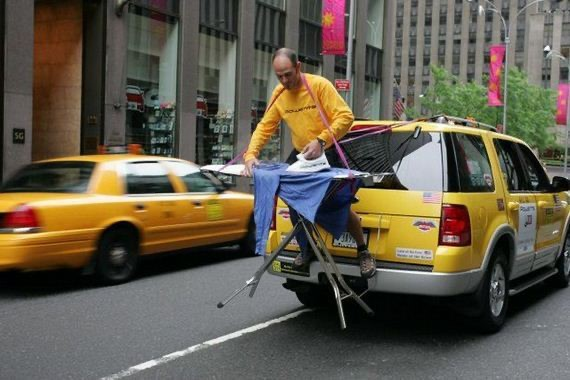
#> input picture llava/serve/examples/extreme_ironing.jpg, 570 x 380 px
$ python -i utils_stage3.py   (imports and definitions only)   (older library calls are emulated)
#> lines starting #> are read from the running program, lines starting #| are printed output that depends on the picture
#> further down, picture is the input picture: PIL image 570x380 RGB; mean R, G, B 99, 92, 76.8
"""
Stage 3 Utilities: Data Structures, Spatial Entropy, Patch Geometry Splitting, SAM3-SGAP, and Feature Slicing.
"""

from dataclasses import dataclass
from typing import List, Tuple, Optional
import math
import warnings
import numpy as np
from PIL import Image

# [1 line not run here, left out]

try:
    import cv2
except ImportError:
    cv2 = None

try:
    from skimage.segmentation import slic
    from skimage.measure import regionprops
    from skimage import graph
    import networkx as nx
    from sklearn.cluster import AgglomerativeClustering
    from sklearn.metrics import silhouette_score
    from sklearn.preprocessing import StandardScaler
except ImportError:
    slic = None
    regionprops = None
    graph = None
    nx = None
    AgglomerativeClustering = None
    silhouette_score = None
    StandardScaler = None


@dataclass
class BoundedPatch:
    """Represents a bounded patch satisfying max(W, H) <= 1024px."""
    img_idx: int
    box: Tuple[int, int, int, int]           # (x1, y1, x2, y2) in original image coordinates
    feature_vector: np.ndarray              # Pooled feature embedding [C] for Stage 4 reuse
    entropy: float
    confidence_score: Optional[float] = None # Composite confidence score for Stage 4 hard capping
    siglip_score: Optional[float] = None     # Zero-shot SigLIP alignment score (max over active objects)
    is_fine_grain: bool = False              # Flag indicating detection anchor or high-resolution zoom
    is_recursive_child: bool = False         # Flag indicating child patch from Stage 4 -> Stage 3 local re-partition
    matched_label: Optional[str] = None      # Target or anchor entity label matched during Stage 2/4
    semantic_role: Optional[str] = None      # "target" or "anchor" for Stage 5 asymmetric resolution allocation
    parent_id: Optional[Tuple[int, int, int, int]] = None # Parent coordinates (x1, y1, x2, y2)
    level: int = 0                          # Quadtree depth level (0 for root)


def compute_spatial_entropy(
    crop_img: Image.Image,
    weights: Tuple[float, float, float] = (0.35, 0.35, 0.30)
) -> float:
    """
    Computes Tri-Factor Spatial Entropy:
    H(I) = w1 * H_Shannon + w2 * G_Sobel + w3 * V_Laplacian
    Accelerated with bilinear downsampling (max dimension 512px) to prevent CPU bottlenecks on 8K images.
    """
#> called with weights = (0.35, 0.35, 0.3)
    max_dim = max(crop_img.width, crop_img.height)
#> max_dim = 570
    if max_dim > 512:
        scale = 512.0 / max_dim
#> scale = 0.898
        safe_img = crop_img.resize(
            (int(round(crop_img.width * scale)), int(round(crop_img.height * scale))),
            Image.Resampling.BILINEAR
        )
    else:
        safe_img = crop_img

    gray = np.array(safe_img.convert("L"), dtype=np.uint8)
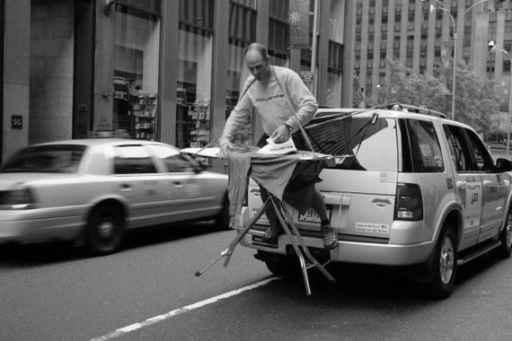
#> gray: shape (341, 512); min 0, max 253, mean 92.4

    # 1. Shannon Entropy
    hist, _ = np.histogram(gray, bins=256, range=(0, 256))
#> hist = 256 values, max 2264 at index 3, min 0 at index 254, mean 682
    hist_prob = hist / (hist.sum() + 1e-12)
#> hist_prob = 256 values, max 0.013 at index 3, min 0 at index 254, mean 0.00391
    hist_nonzero = hist_prob[hist_prob > 0]
#> hist_nonzero = 254 values, max 0.013 at index 3, min 1.15e-05 at index 253, mean 0.00394
    shannon_entropy = -np.sum(hist_nonzero * np.log2(hist_nonzero))
#> shannon_entropy = 7.58
    norm_shannon = shannon_entropy / 8.0  # Max entropy for 256 bins is 8.0 bits
#> norm_shannon = 0.947

    # 2. Sobel Gradient Density & 3. Laplacian Variance
    if cv2 is None:
        raise RuntimeError("OpenCV is required for the defined Sobel/Laplacian entropy score")
    sobel_x = cv2.Sobel(gray, cv2.CV_32F, 1, 0, ksize=3)
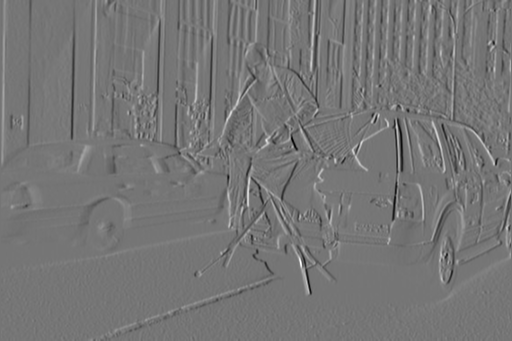
#> sobel_x: shape (341, 512) float32; min -726, max 843, mean 0.9; drawn with min black and max white
    sobel_y = cv2.Sobel(gray, cv2.CV_32F, 0, 1, ksize=3)
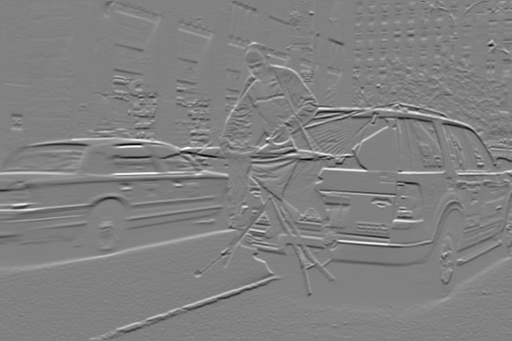
#> sobel_y: shape (341, 512) float32; min -818, max 795, mean 0.7; drawn with min black and max white
    sobel_mag = np.sqrt(sobel_x ** 2 + sobel_y ** 2)
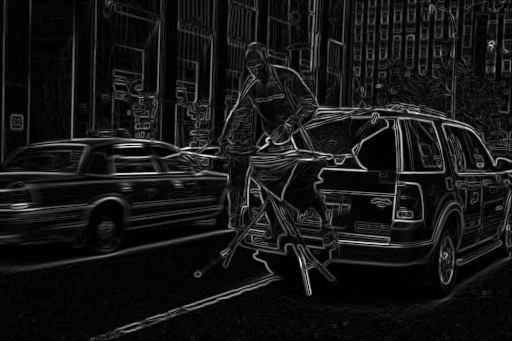
#> sobel_mag: shape (341, 512) float32; min 0, max 857.9, mean 74; drawn with min black and max white
    mean_grad = float(np.mean(sobel_mag))
#> mean_grad = 74.04
    norm_sobel = min(1.0, mean_grad / 64.0)
#> norm_sobel = 1

    laplacian = cv2.Laplacian(gray, cv2.CV_32F)
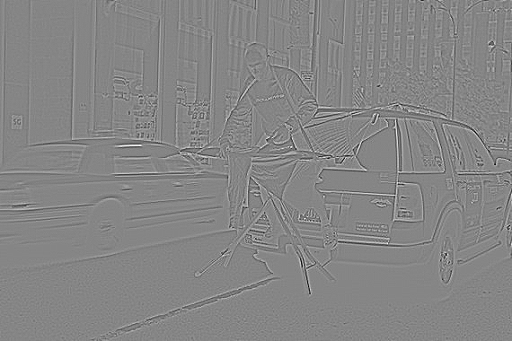
#> laplacian: shape (341, 512) float32; min -245, max 222, mean 0; drawn with min black and max white
    var_lap = float(np.var(laplacian))
#> var_lap = 523.5
    norm_lap = min(1.0, math.log1p(var_lap) / 10.0)
#> norm_lap = 0.626

    w1, w2, w3 = weights
    h_total = w1 * norm_shannon + w2 * norm_sobel + w3 * norm_lap
#> h_total = 0.869
    return float(np.clip(h_total, 0.0, 1.0))


# [299 lines left out: functions split_4_subpatches, split_box_into_subpatches, partition_oversized_box, partition_into_quadrants, compute_bbox_overlap_cost, partition_into_sam3_sgap and 1 more, not called in this run]

>>> from PIL import Image
>>> picture = Image.open('../../llava/serve/examples/extreme_ironing.jpg')
>>> result = compute_spatial_entropy(picture)
#> result = 0.869
